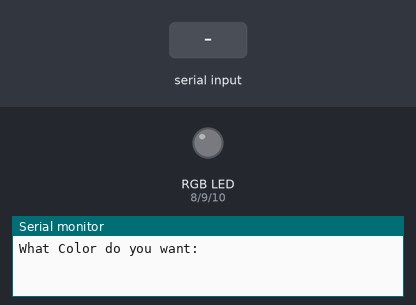
The sketch below on a simulated Arduino Uno, built with avr-gcc and run on an emulated ATmega328P. Parts: an RGB LED mixed from three pins (HIGH = lit), the last lines printed to the serial monitor. Inputs (shaded band) come from the test bench.

Above: at 1.2 s.
1.3 s: "red" received over Serial
At 3.5 s:
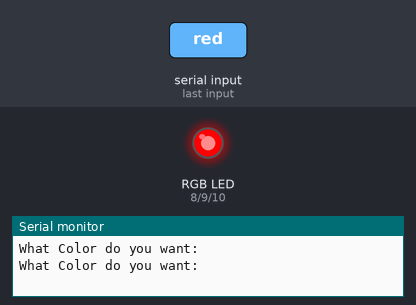
3.8 s: "green" received over Serial
At 5.5 s:
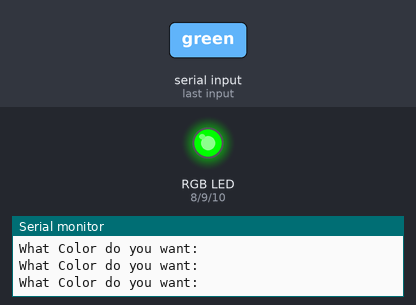
6.3 s: "blue" received over Serial
At 8.5 s:
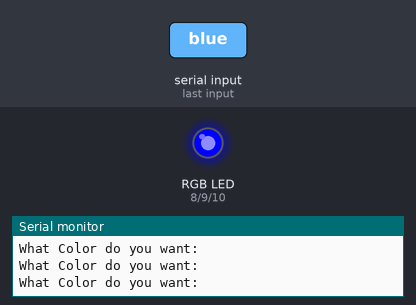
8.8 s: "yellow" received over Serial
At 10.6 s:
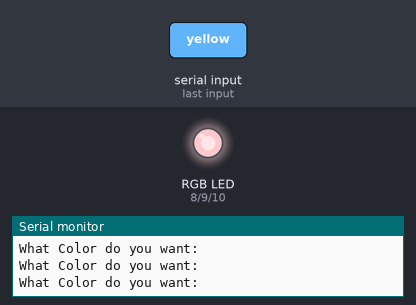
11.3 s: "green" received over Serial
At 13.5 s:
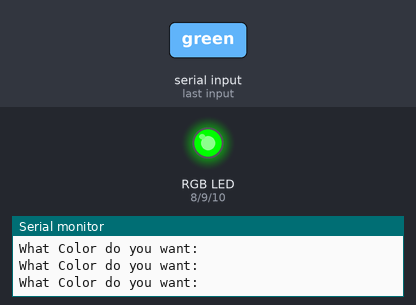
13.8 s: "blue" received over Serial
At 15.5 s:
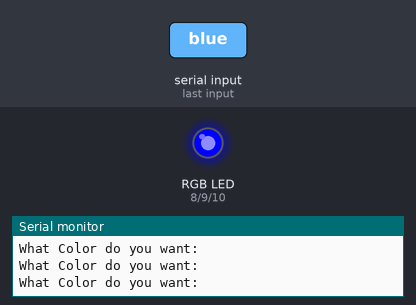
Timing chart, 0 to 17.0 s (numbered marks = the images above; inputs shaded):
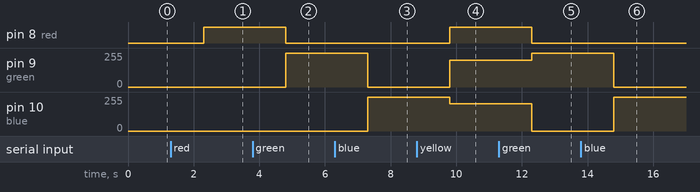

Measured:
- after the input at 1.3 s, pin 8 (red): LOW → HIGH after 1.0 s
- after the input at 3.8 s, pin 8 (red): HIGH → LOW after 1.0 s; pin 9 (green): 0/255 → 255/255 after 1.0 s
- after the input at 6.3 s, pin 9 (green): 255/255 → 0/255 after 1.0 s; pin 10 (blue): 0/255 → 255/255 after 1.0 s
- after the input at 8.8 s, pin 8 (red): LOW → HIGH after 1.0 s; pin 9 (green): 0/255 → 200/255 after 1.0 s; pin 10 (blue): 255/255 → 205/255 after 1.0 s
- after the input at 11.3 s, pin 8 (red): HIGH → LOW after 1.0 s; pin 9 (green): 200/255 → 255/255 after 1.0 s; pin 10 (blue): 205/255 → 0/255 after 1.0 s
- after the input at 13.8 s, pin 9 (green): 255/255 → 0/255 after 1.0 s; pin 10 (blue): 0/255 → 255/255 after 1.0 s

The sketch:

RGB.ino
```cpp
int red = 8;
int green = 9;
int blue = 10;
String myColor;
String msg = "What Color do you want:";

void setup() {
  // put your setup code here, to run once:
  Serial.begin(9600);
  pinMode(red,OUTPUT);
  pinMode(green,OUTPUT);
  pinMode(blue,OUTPUT);
}

void loop() {
  // put your main code here, to run repeatedly:
  Serial.println(msg);
  while(Serial.available() ==0){

  }
  myColor = Serial.readString();

  if(myColor == "red"){
    digitalWrite(red,HIGH);
    digitalWrite(green,LOW);
    digitalWrite(blue,LOW);
  }
  if(myColor == "green"){
    digitalWrite(red,LOW);
    digitalWrite(green,HIGH);
    digitalWrite(blue,LOW);
  }
  if(myColor == "blue"){
    digitalWrite(red,LOW);
    digitalWrite(green,LOW);
    digitalWrite(blue,HIGH);
  }
  if(myColor == "off"){
    digitalWrite(red,LOW);
    digitalWrite(green,LOW);
    digitalWrite(blue,LOW);
  }
  if(myColor == "yellow"){
    digitalWrite(red,HIGH);
    analogWrite(green,200);
    analogWrite(blue,205);
  }


}
```
